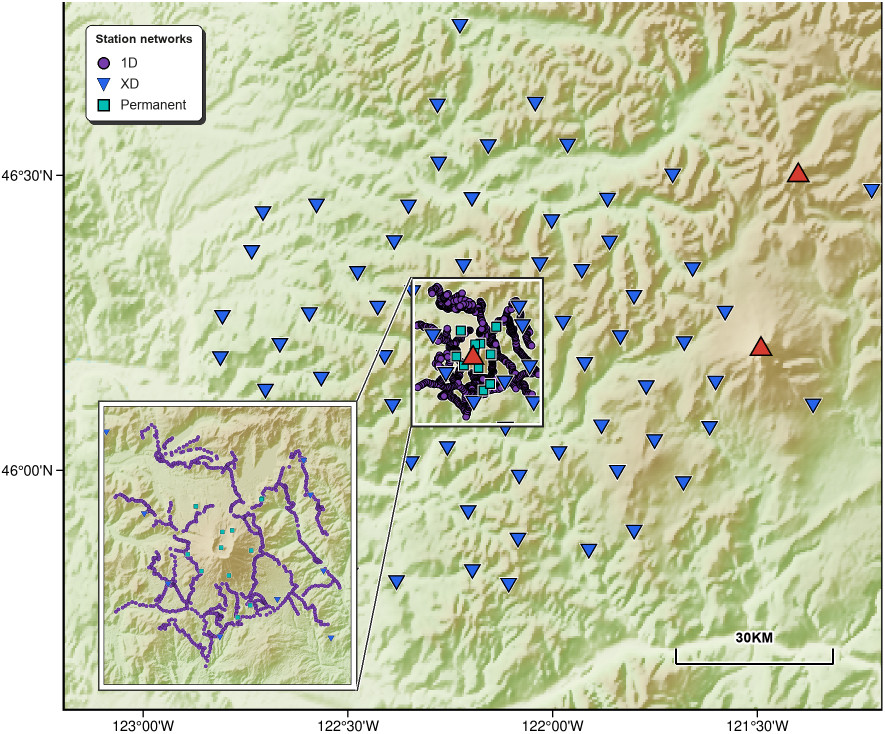
#> input picture 01RawData/Reports/maps_2014.png, 1769 x 1467 px (shown at 1/2 size)
$ python -i plot_stations.py   (imports and definitions only)
#> lines starting #> are read from the running program, lines starting #| are printed output that depends on the picture
#> further down, picture is the input picture: PIL image 1769x1467 RGB; mean R, G, B 198.4, 203.1, 170.2
#!/usr/bin/env python3
"""Use GMT to plot clean-frame Mount St. Helens station maps, revised."""

from __future__ import annotations

import json
import math
import os
import shutil
import subprocess
import tempfile
import xml.etree.ElementTree as ET
from dataclasses import dataclass
from pathlib import Path
from typing import Iterable

from PIL import Image, ImageDraw, ImageFont

PROJECT_ROOT = Path(__file__).resolve().parents[2]
METADATA_ROOT = Path(os.environ.get("MSH_ANT_METADATA_ROOT", PROJECT_ROOT / "data" / "metadata"))
OUTPUT_DIR = Path(
    os.environ.get(
        "MSH_ANT_OUTPUT_DIR",
        PROJECT_ROOT / "outputs" / "figures" / "station_maps",
    )
)
GMT = shutil.which("gmt") or "gmt"
Image.MAX_IMAGE_PIXELS = None

CRATER_LON = -122.1944
CRATER_LAT = 46.1912
VOLCANOES = (
    (-121.7603, 46.8523),
    (-121.4000, 46.5000),
    (-122.1944, 46.1912),
    (-121.4909, 46.2062),
    (-121.6959, 45.3735),
    (-121.7993, 44.6743),
)
DEFAULT_PROJECTION = "M16c"
DEFAULT_RELIEF = "@earth_relief_15s"
INSET_RELIEF = "@earth_relief_01s"
FOCUSED_REGION = (-123.1944, -121.1944, 45.5912, 46.7912)

SOFT_TERRAIN_CPT = """\
-1000  116/178/196   -1     218/239/236
-1     218/239/236   0      241/245/236
0      232/237/218   500    209/222/187
500    209/222/187   1500   203/192/156
1500   203/192/156   3000   226/214/183
3000   226/214/183   4500   239/230/204
B 116/178/196
F 239/230/204
N 235/235/235
"""

CANVAS_WIDTH = 2200
CANVAS_HEIGHT = 1900
TITLE_Y = 30
MAP_BOX = (80, 135, 2120, 1810)

WHITE = (255, 255, 255)
BLACK = (0, 0, 0)
VOLCANO_FILL_HEX = "#d63b2f"
VOLCANO_FILL = (214, 59, 47)
PAPER_BG = (250, 248, 242)
INK = (28, 28, 26)
LIGHT_GRAY = (218, 215, 207)
MID_GRAY = (92, 89, 84)
LEGEND_BG = (255, 255, 255)


@dataclass(frozen=True)
class Station:
    code: str
    lon: float
    lat: float


@dataclass(frozen=True)
class NetworkStyle:
    label: str
    color: str
    symbol: str
    size_cm: float
    legend_shape: str
    rgb: tuple[int, int, int]
    pen: str = "0.45p,black"
    halo_cm: float = 0.05


@dataclass(frozen=True)
class MapConfig:
    name: str
    title: str
    output_png: Path
    networks: list[tuple[Path, NetworkStyle]]
    fixed_region: tuple[float, float, float, float] | None = None
    inset_focus_label: str | None = None
    inset_include_labels: tuple[str, ...] = ()
    inset_size_px: int = 620
    inset_anchor: str = "bottom-right"
    region_pad_lon: float = 0.0
    region_pad_lat: float = 0.0


@dataclass(frozen=True)
class RenderSpec:
    name: str
    region: tuple[float, float, float, float]
    projection: str
    relief_grid: str
    show_axes: bool
    show_crater_label: bool
    output_png: Path
    show_crater_marker: bool = True
    dpi: int = 260
    crater_size_cm: float = 0.48


@dataclass(frozen=True)
class PlacedImage:
    left: int
    top: int
    width: int
    height: int


# [56 lines left out: functions metadata_dir, parse_stationxml, load_stations, not called in this run]


def mercator_y(lat_deg: float) -> float:
    lat_rad = math.radians(lat_deg)
    return math.log(math.tan(math.pi / 4.0 + lat_rad / 2.0))


# [67 lines left out: functions centered_region, zoom_region, expand_region, write_xy, not called in this run]


def write_single_point(path: Path, lon: float, lat: float) -> None:
    path.write_text(f"{lon:.6f} {lat:.6f}\n", encoding="utf-8")


# [4 lines left out: function write_points, not called in this run]


def format_region(region: tuple[float, float, float, float]) -> str:
    west, east, south, north = region
    return f"{west:.6f}/{east:.6f}/{south:.6f}/{north:.6f}"


# [169 lines left out: functions frame_intervals, run_shell_script, build_gmt_script, render_gmt_image, load_font, fit_into_box, not called in this run]


def detect_map_frame(image: Image.Image) -> tuple[int, int, int, int]:
    gray = image.convert("L")
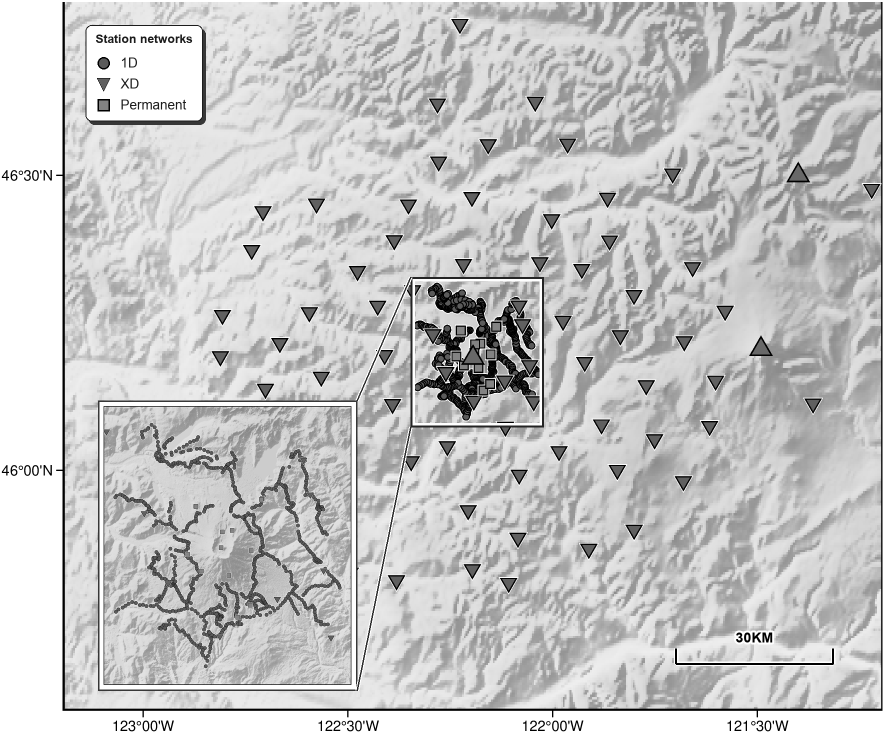
#> gray: PIL image 1769x1467 L (shown at 1/2 size); min 0, max 255, mean 198
    width, height = image.size
#> width = 1769; height = 1467
    dark_threshold = 235

    top = 0
    for y in range(height):
        row_dark = sum(1 for x in range(width) if gray.getpixel((x, y)) < dark_threshold)
        if row_dark > width * 0.45:
            top = y
            break
#> this loop made 5 passes
#> row_dark on passes 1 to 5: 0, 0, 0, 0, 1618

    bottom = height - 1
#> bottom = 1466
    for y in range(height - 1, -1, -1):
        row_dark = sum(1 for x in range(width) if gray.getpixel((x, y)) < dark_threshold)
        if row_dark > width * 0.45:
            bottom = y
            break
#> this loop made 46 passes
#> row_dark on passes 1 to 12: 0, 0, 0, 0, 57, 213, 231, 218, 143, 154, 157, 152

    left = 0
    for x in range(width):
        col_dark = sum(1 for y in range(height) if gray.getpixel((x, y)) < dark_threshold)
        if col_dark > height * 0.45:
            left = x
            break
#> this loop made 126 passes
#> col_dark on passes 1 to 12: 0, 0, 0, 6, 8, 12, 14, 16, 16, 14, 16, 14

    right = width - 1
#> right = 1768
    for x in range(width - 1, -1, -1):
        col_dark = sum(1 for y in range(height) if gray.getpixel((x, y)) < dark_threshold)
        if col_dark > height * 0.45:
            right = x
            break
#> this loop made 5 passes

    inset = 12
    return left + inset, top + inset, right - inset, bottom - inset


# [549 lines left out: functions project_point, scale_box, draw_legend_symbol, draw_map_legend, draw_scale_bar, draw_volcano_markers and 3 more, not called in this run]


# [2 lines not run here, left out]

>>> from PIL import Image
>>> picture = Image.open('maps_2014.png')
>>> result = detect_map_frame(picture)
#> result = (137, 16, 1752, 1409)
